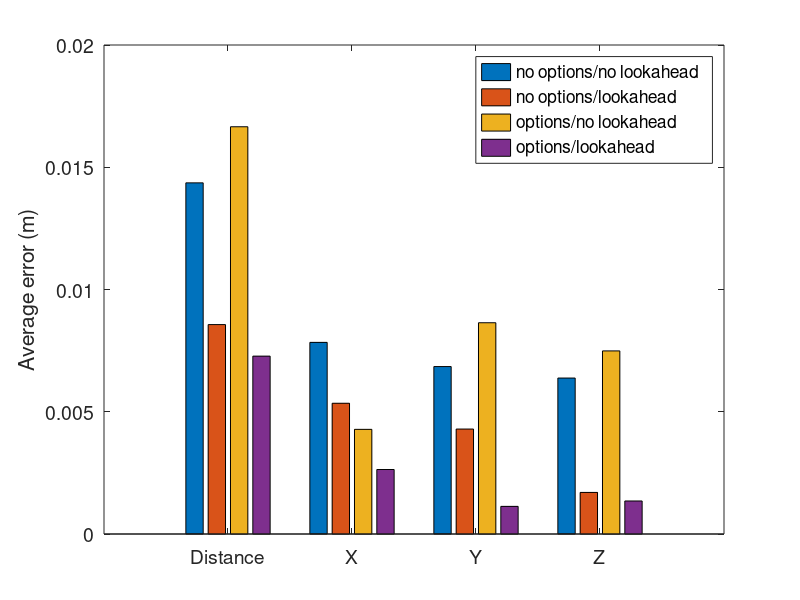

MATLAB code to generate this figure:
% iros_data_2.m

A = [
0.022713 0.012118 -0.002525 -0.019043
0.017778 0.005808 -0.016395 -0.003676
0.025385 0.012826 -0.018780 -0.011279
0.006122 -0.000988 -0.002778 -0.005365
0.015181 0.014655 -0.002020 -0.003411
0.014054 0.008803 -0.010272 -0.003808
0.017397 0.008015 -0.013469 -0.007551
0.005061 0.004967 -0.000940 -0.000243
0.009532 0.001787 -0.000725 -0.009335
0.010401 0.010385 -0.000580 -0.000074
];

B = [
0.011124 0.008689 -0.004705 -0.005111
0.009328 0.005268 -0.007162 -0.002823
0.009165 0.006552 -0.006085 -0.002007
0.002381 0.000729 -0.002141 0.000745
0.014838 0.012886 -0.007014 -0.002222
0.009026 -0.000029 -0.000929 0.008978
0.009233 0.006915 -0.003197 -0.005215
0.003484 0.002059 -0.000139 -0.002807
0.004039 0.001618 -0.003441 -0.001361
0.013037 0.008789 -0.008113 -0.005184
];

C = [
0.016548 0.008029 -0.012552 -0.007200
0.017462 -0.004370 -0.015189 -0.007423
0.019286 0.008022 -0.017538 0.000139
0.006832 0.000623 -0.006595 0.001671
0.013054 0.007098 -0.010163 -0.004092
0.014384 0.009166 -0.010296 -0.004107
0.022304 0.011403 -0.002809 -0.018962
0.023296 0.018491 -0.004243 -0.013519
0.006817 0.003981 -0.004094 -0.003724
0.026582 -0.019641 -0.002929 -0.017670
];

D = [
0.007836 0.007411 -0.000841 -0.002404
0.012347 0.007894 -0.006248 -0.007149
0.001509 0.001301 -0.000694 -0.000323
0.006663 0.004953 -0.000315 -0.004446
0.009104 -0.009011 -0.000554 -0.001179
0.011129 0.008082 -0.001843 0.007426
0.004852 0.004685 -0.000270 0.001234
0.009705 -0.007947 -0.000145 -0.005568
0.005329 0.004864 -0.000394 -0.002142
0.004277 0.004147 0.000003 0.001045
];

meanA = mean(A); stdA = std(A);
meanB = mean(B); stdB = std(B);
meanC = mean(C); stdC = std(C);
meanD = mean(D); stdD = std(D);

for i = 1:4
    fprintf('& $%f \\pm %f$',meanA(i),stdA(i));
end
fprintf('\n');
for i = 1:4
    fprintf('& $%f \\pm %f$',meanB(i),stdB(i));
end
fprintf('\n');
for i = 1:4
    fprintf('& $%f \\pm %f$',meanC(i),stdC(i));
end
fprintf('\n');
for i = 1:4
    fprintf('& $%f \\pm %f$',meanD(i),stdD(i));
end
fprintf('\n');

%% graphic
%bar(meanA,meanB,meanC,meanD)
figure; %hold on;
bar(abs([meanA; meanB; meanC; meanD])');
set(gca,'fontsize',14);
ylabel('Average error (m)');
legend('no options/no lookahead','no options/lookahead','options/no lookahead','options/lookahead');
set(gca,'XTickLabel',{'Distance', 'X', 'Y', 'Z'});